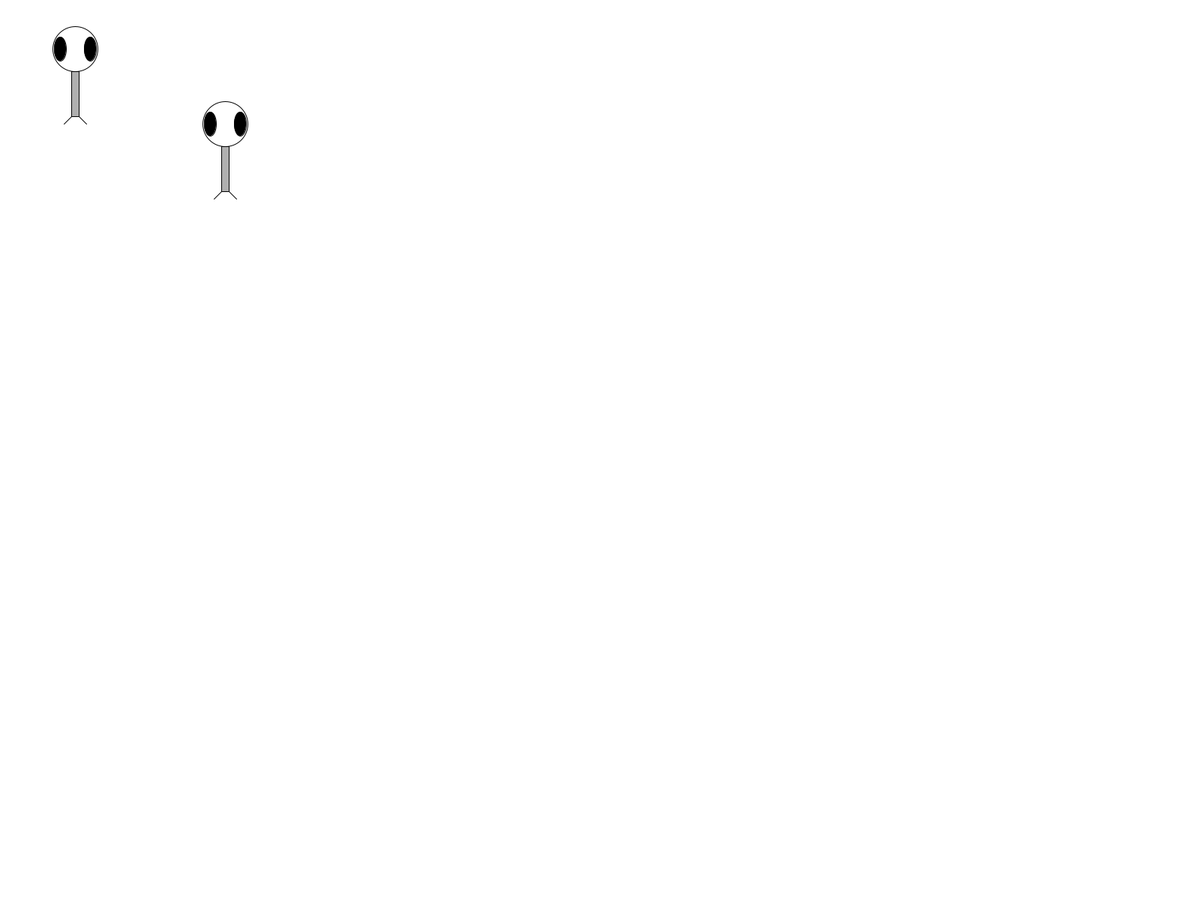
Frame 1 (no input)
Frame 60 (the mouse pressed at the canvas centre just before this capture): identical to frame 1, image omitted
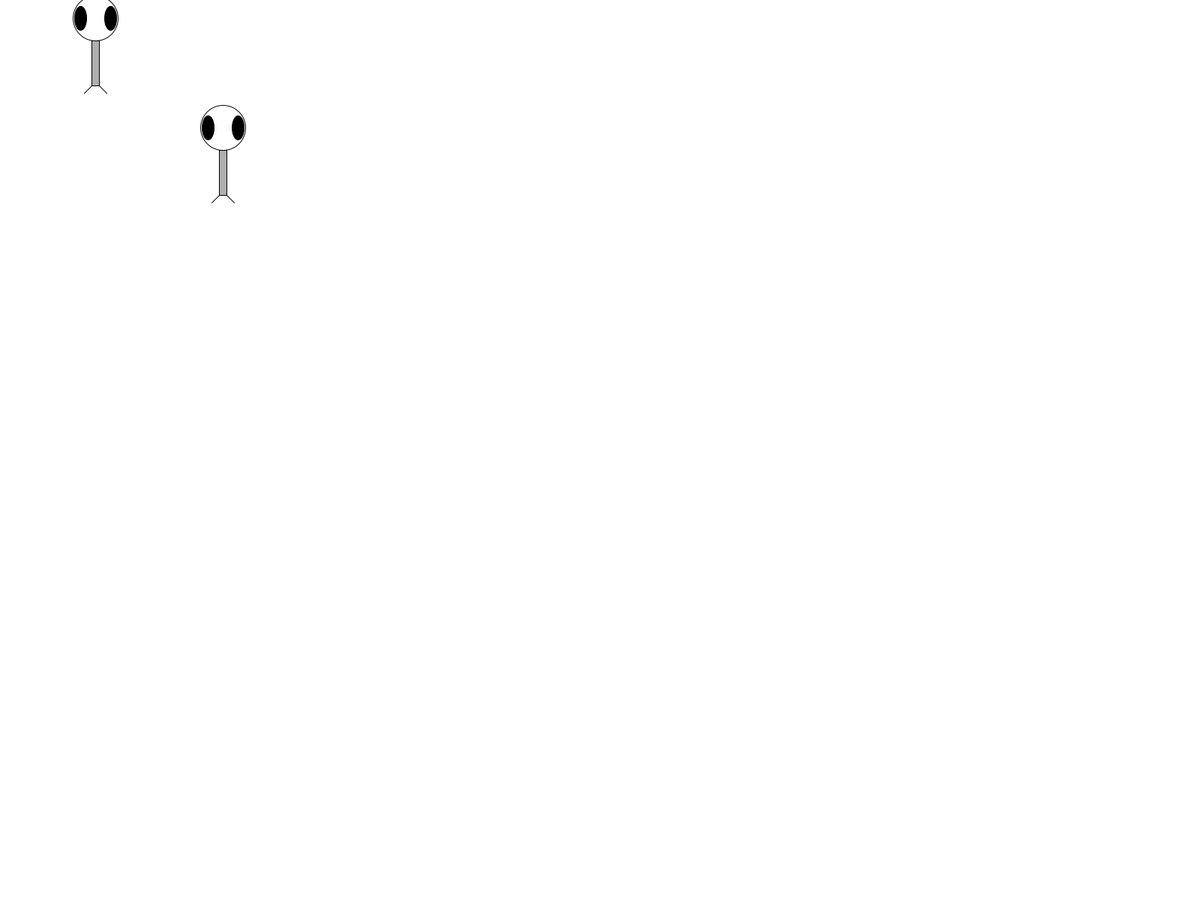
Frame 120 (the mouse held since frame 60 and released just before this capture)

The Processing sketch that drew these frames (run headless with seeded random() and noise(); from frame 60 on, the mouse is pressed at the canvas centre):

// Processing sketch: zoog_object_example
// ── zoog_object_example.pde
Zoog zorg;
Zoog bleeg;

void setup() {
  fullScreen();
  //size(800, 450);
  
  zorg = new Zoog(100, 125, 60, 60, 16);
  bleeg = new Zoog(300, 225, 60, 60, 16);
}

void draw() {
  background(255);
  
  // The mouse x position determines speed factor
  float factor = constrain(mouseX / 10, 0, 5);
  
  zorg.jiggle(factor);
  bleeg.jiggle(factor);
  
  zorg.display();
  bleeg.display();
}

// ── Zoog.pde
class Zoog {
  // Zoog's variables
  float x;
  float y;
  float w;
  float h;
  float eye_size;
  
  // Constructor
  Zoog(float x, float y, float w, float h, float eye_size) {
    this.x = x;
    this.y = y;
    this.w = w;
    this.h = h;
    this.eye_size = eye_size;
  }
  
  void jiggle(float speed) {
    // Change the location of this Zoog randomly
    x = x + random(-1, 1) * speed;
    y = y + random(-1, 1) * speed;
    
    // Constrain this Zoog to the window
    x = constrain(x, 0, width);
    y = constrain(y, 0, height);
  }
  
  void display() {
    ellipseMode(CENTER);
    rectMode(CENTER);
    
    // Draw this Zoog's arms
    for (float i = y - h / 3; i < y - h / 2; i += 10) {
      stroke(0);
      line(x - w / 4, i, x + w / 4, i);
    }
    
    // Draw this Zoog's body
    stroke(0);
    fill(175);
    rect(x, y, w / 6, h);
    
    // Draw this Zoog's head
    stroke(0);
    fill(255);
    ellipse(x, y - h, w, h);
    
    // Draw this Zoog's eyes
    fill(0);
    ellipse(x - w / 3, y - h, eye_size, eye_size * 2);
    ellipse(x + w / 3, y - h, eye_size, eye_size * 2);

    // Draw this Zoog's legs
    stroke(0);
    line(x - w / 12, y + h / 2, x - w / 4, y + h / 2 + 10);
    line(x + w / 12, y + h / 2, x + w / 4, y + h / 2 + 10);   
  }
}
